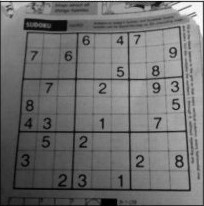
#> input picture images/sudoku.jpg, 204 x 206 px
$ jupyter execute --allow-errors 04_Feature_Detection.ipynb   (shell and % lines are left out)   (older library calls are emulated)
#> lines starting #> are read from the running program, lines starting #| are printed output that depends on the picture; after the words box and inside, x2 and y2 are one past the last pixel; in counts of white or black regions, pixels touching at a corner belong together
# Feature Detection

[cell 1]
import numpy as np
import matplotlib.pyplot as plt
import cv2

[cell 2]
image = cv2.imread('../images/sudoku.jpg')
#> image is the input picture: shape (206, 204, 3); min 0, max 255, mean 111.4
gray_image = cv2.cvtColor(image,cv2.COLOR_BGR2GRAY)
plt.figure(figsize=(10, 10))
_ = plt.imshow(image, cmap='gray')

## Harris Corner Detector

[cell 3]
def normalize(image):
    minimum, maximum = np.min(image), np.max(image)
    return (image - minimum) * 255.0 / (maximum - minimum)

[cell 4]
harris_corner_image = cv2.cornerHarris(gray_image, 3, 3, 0.05)
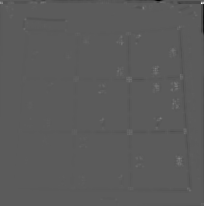
#> harris_corner_image: shape (206, 204) float32; min -0.0074, max 0.0133, mean -1.79e-05; drawn with min black and max white
plt.figure(figsize=(10, 10))
_ = plt.imshow(harris_corner_image, cmap='gray')

### Harris Corner Detector Area

## Shi-Tomasi Corner Detector

[cell 5]
shi_tomasi_corners = cv2.goodFeaturesToTrack(gray_image, 25, 0.01, 10)
#> shi_tomasi_corners = 25 rows, first 8: [201, 3], [179, 158], [160, 118], [155, 68], [143, 8], [175, 83], [139, 35], [2, 3]
shi_tomasi_corner_image = image.copy()
plt.figure(figsize=(10, 10))

for [[x, y]] in shi_tomasi_corners:
    cv2.circle(shi_tomasi_corner_image, (x, y), 1, (255, 0, 0))
#> this loop made 25 passes
#> (x, y) on passes 1 to 12: (201, 3), (179, 158), (160, 118), (155, 68), (143, 8), (175, 83), (139, 35), (2, 3), (173, 103), (121, 43), (156, 86), (129, 79)
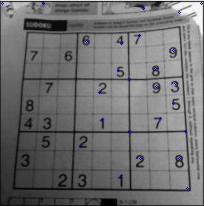
#> shi_tomasi_corner_image: shape (206, 204, 3); 0.24% of pixels changed, all inside (x1, y1, x2, y2) = (1, 2, 203, 190)

_ = plt.imshow(shi_tomasi_corner_image, cmap='gray')

### Shi-Tomasi Corner Detector Area

## SIFT (Scale-Invariant Feature Transform)

[cell 6]
sift = cv2.xfeatures2d.SIFT_create(300)
sift_keypoints = sift.detect(image, None)
#> sift_keypoints = 300 keypoints; strongest (x, y, size): (179, 158, 1.9), (179, 164, 2.3), (156, 86, 2.1), (173, 50, 2.1)
print(len(sift_keypoints))
#| 300

sift_image = cv2.drawKeypoints(image, sift_keypoints, None, color=(255,0,0))
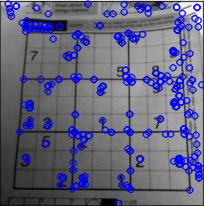
#> sift_image: shape (206, 204, 3); mean B, G, R 127.3, 100, 100
plt.figure(figsize=(10, 10))
_ = plt.imshow(sift_image, cmap='gray')

### Difference of Gaussians

[cell 7]
import scipy.ndimage
from mpl_toolkits import mplot3d

peak_image = np.zeros(shape=(21, 21))
peak_image[10, 10] = 1
gaussian_filter_2 = scipy.ndimage.gaussian_filter(peak_image, sigma=2)
gaussian_filter_3 = scipy.ndimage.gaussian_filter(peak_image, sigma=3)
diff_of_gaussian = gaussian_filter_2 - gaussian_filter_3

def plot3d(Z):
    plt.figure(figsize=(10, 5))
    X, Y = np.meshgrid(np.linspace(-10, 10, 21),
                       np.linspace(-10, 10, 21))
    ax = plt.axes(projection='3d')
    ax.plot_surface(X, Y, Z, rstride=1, cstride=1, cmap='jet', edgecolor='none')
    ax.view_init(20, 20)
    plt.show()
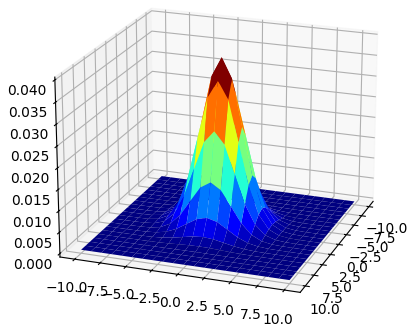
#> figure drawn by matplotlib, 1 panel

plot3d(gaussian_filter_2)
plot3d(gaussian_filter_3)
#> in plot3d (call 2), `plt.show()`:
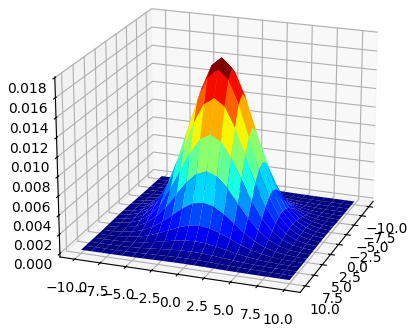
#> figure drawn by matplotlib, 1 panel
plot3d(diff_of_gaussian)
#> in plot3d (call 3), `plt.show()`:
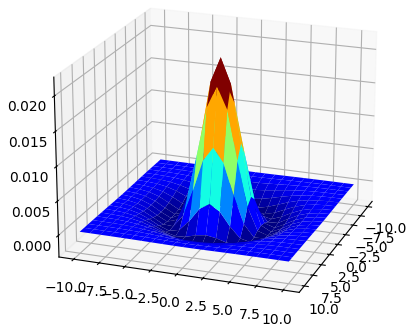
#> figure drawn by matplotlib, 1 panel

## SIFT (Scale-Invariant Feature Transform)

#> (a cell that did not finish here is left out)

[cell 9]
fast = cv2.FastFeatureDetector().create(40)
fast_keypoints = fast.detect(image, None)
#> fast_keypoints = 223 keypoints; strongest (x, y, size): (160, 118, 7), (136, 42, 7), (172, 90, 7), (176, 156, 7)
print(len(fast_keypoints))
#| 223

fast_image = cv2.drawKeypoints(image, fast_keypoints, None, color=(0,255,0))
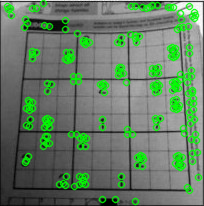
#> fast_image: shape (206, 204, 3); mean B, G, R 100.5, 125.6, 100.5
plt.figure(figsize=(10, 10))
_ = plt.imshow(fast_image, cmap='gray')

$ run again, with images/cat.jpg copied over images/sudoku.jpg
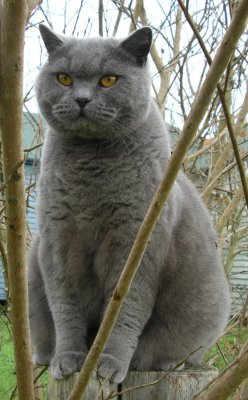
#> input picture images/cat.jpg, 248 x 400 px
#> image is the input picture: shape (400, 248, 3); mean B, G, R 103.4, 116.7, 117.6
#> shi_tomasi_corners = 25 rows, first 8: [202, 136], [242, 74], [220, 103], [236, 50], [137, 28], [196, 39], [236, 64], [149, 53]
#> the loop `for [[x, y]] in shi_tomasi_corners:` made 25 passes
#> after the loop `for [[x, y]] in shi_tomasi_corners:`:
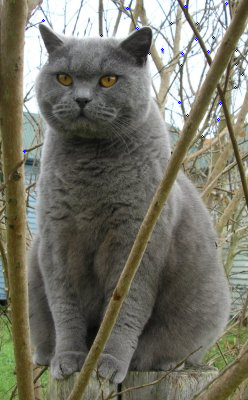
#> shi_tomasi_corner_image: shape (400, 248, 3); 0.1% of pixels changed, all inside (x1, y1, x2, y2) = (23, 2, 244, 153)
#> sift_keypoints = 300 keypoints; strongest (x, y, size): (139, 46, 20.2), (33, 58, 20.4), (220, 105, 2), (149, 56, 3.2)
#| 300
#> fast_keypoints = 493 keypoints; strongest (x, y, size): (195, 40, 7), (162, 50, 7), (149, 54, 7), (220, 104, 7)
#| 493
#> `fast_image = cv2.drawKeypoints(image, fast_keypoints, None, color=(0,2..`:
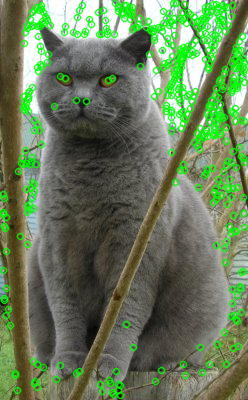
#> fast_image: shape (400, 248, 3); mean B, G, R 89.2, 125, 102.7

$ run again, with images/city_scene.jpg copied over images/sudoku.jpg
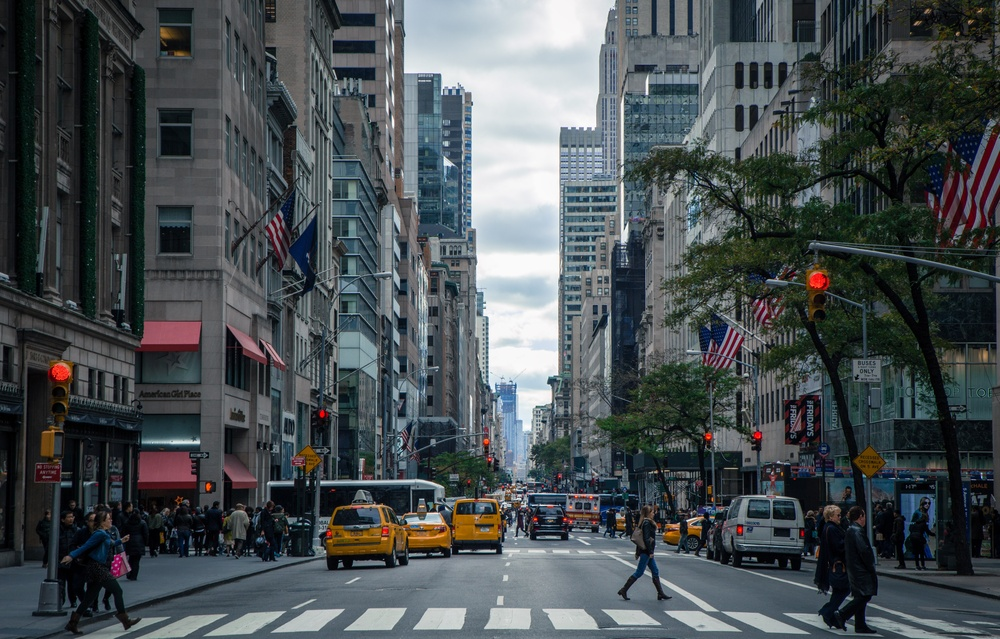
#> input picture images/city_scene.jpg, 1000 x 639 px, shrunk from 5088 x 3253 before the run
#> image is the input picture: shape (639, 1000, 3); mean B, G, R 82.6, 79.9, 73.2
#> `harris_corner_image = cv2.cornerHarris(gray_image, 3, 3, 0.05)`:
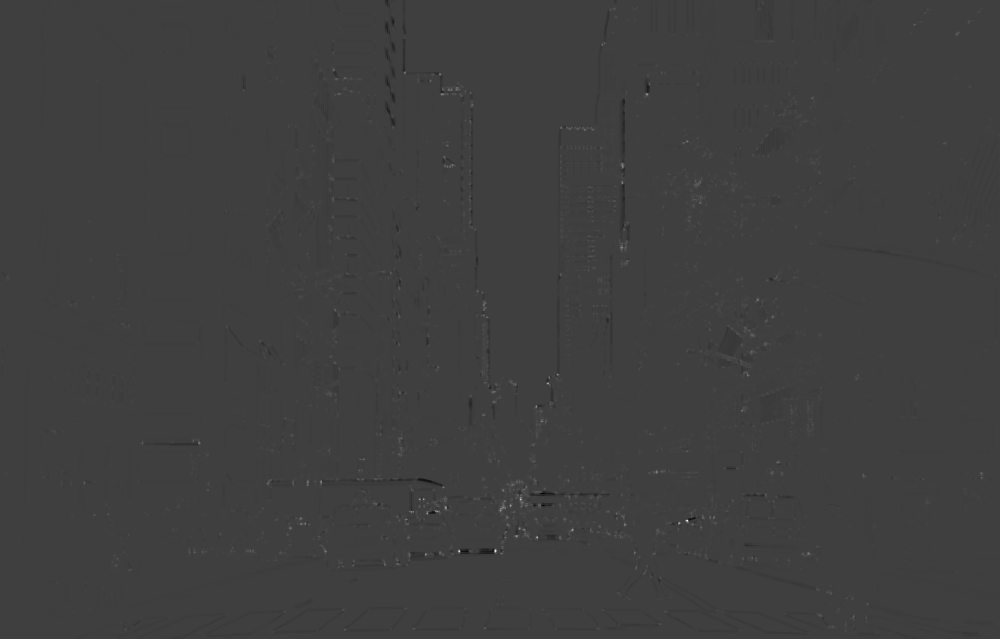
#> harris_corner_image: shape (639, 1000) float32; min -0.00529, max 0.0161, mean 5.61e-06; drawn with min black and max white
#> shi_tomasi_corners = 25 rows, first 8: [495, 550], [686, 520], [520, 499], [459, 551], [536, 537], [500, 510], [510, 505], [516, 536]
#> the loop `for [[x, y]] in shi_tomasi_corners:` made 25 passes
#> sift_keypoints = 300 keypoints; strongest (x, y, size): (494, 551, 2.2), (460, 551, 2), (308, 482, 2.2), (625, 225, 1.8)
#| 300
#> fast_keypoints = 4449 keypoints; strongest (x, y, size): (423, 499, 7), (495, 550, 7), (459, 551, 7), (678, 523, 7)
#| 4449
#> `fast_image = cv2.drawKeypoints(image, fast_keypoints, None, color=(0,2..`:
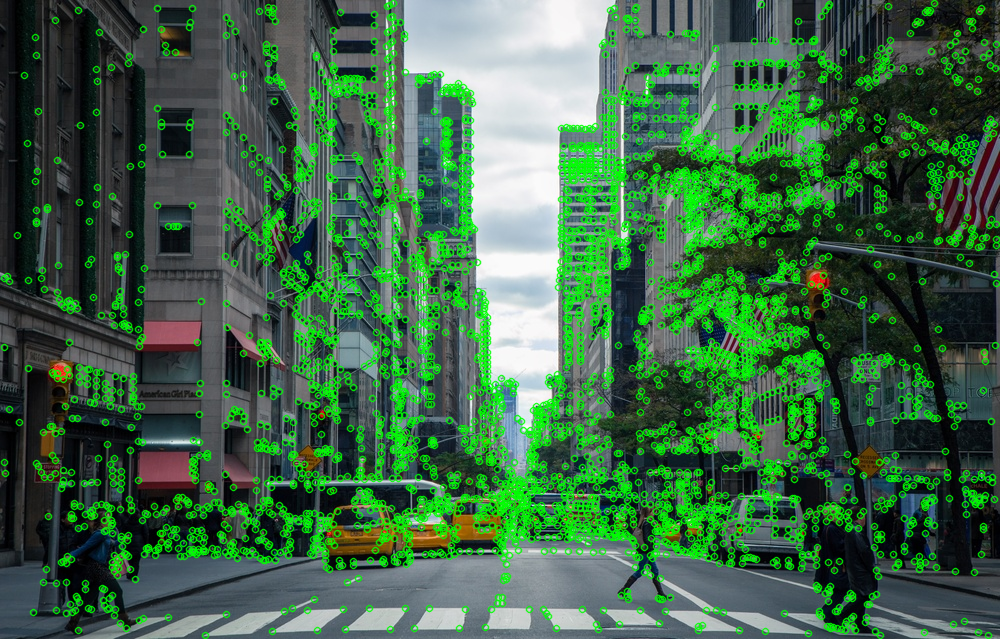
#> fast_image: shape (639, 1000, 3); mean B, G, R 71.8, 103.2, 63.7
